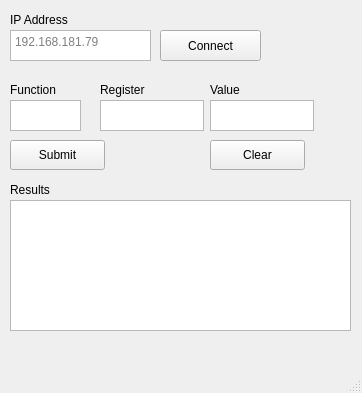
<?xml version="1.0" encoding="UTF-8"?>
<ui version="4.0">
 <class>MainWindow</class>
 <widget class="QMainWindow" name="MainWindow">
  <property name="geometry">
   <rect>
    <x>0</x>
    <y>0</y>
    <width>362</width>
    <height>393</height>
   </rect>
  </property>
  <property name="windowTitle">
   <string>MainWindow</string>
  </property>
  <widget class="QWidget" name="centralwidget">
   <widget class="QTextEdit" name="ip_addr">
    <property name="geometry">
     <rect>
      <x>10</x>
      <y>30</y>
      <width>141</width>
      <height>31</height>
     </rect>
    </property>
    <property name="placeholderText">
     <string>192.168.181.79</string>
    </property>
   </widget>
   <widget class="QTextEdit" name="mb_func">
    <property name="geometry">
     <rect>
      <x>10</x>
      <y>100</y>
      <width>71</width>
      <height>31</height>
     </rect>
    </property>
   </widget>
   <widget class="QTextEdit" name="mb_reg">
    <property name="geometry">
     <rect>
      <x>100</x>
      <y>100</y>
      <width>104</width>
      <height>31</height>
     </rect>
    </property>
   </widget>
   <widget class="QTextEdit" name="mb_value">
    <property name="geometry">
     <rect>
      <x>210</x>
      <y>100</y>
      <width>104</width>
      <height>31</height>
     </rect>
    </property>
   </widget>
   <widget class="QPushButton" name="submit_ip_connect">
    <property name="geometry">
     <rect>
      <x>160</x>
      <y>30</y>
      <width>101</width>
      <height>31</height>
     </rect>
    </property>
    <property name="text">
     <string>Connect</string>
    </property>
   </widget>
   <widget class="QTextEdit" name="results">
    <property name="geometry">
     <rect>
      <x>10</x>
      <y>200</y>
      <width>341</width>
      <height>131</height>
     </rect>
    </property>
   </widget>
   <widget class="QPushButton" name="submit_mb_command">
    <property name="geometry">
     <rect>
      <x>10</x>
      <y>140</y>
      <width>95</width>
      <height>30</height>
     </rect>
    </property>
    <property name="text">
     <string>Submit</string>
    </property>
   </widget>
   <widget class="QLabel" name="label">
    <property name="geometry">
     <rect>
      <x>10</x>
      <y>10</y>
      <width>101</width>
      <height>20</height>
     </rect>
    </property>
    <property name="text">
     <string>IP Address</string>
    </property>
   </widget>
   <widget class="QLabel" name="label_3">
    <property name="geometry">
     <rect>
      <x>10</x>
      <y>80</y>
      <width>66</width>
      <height>20</height>
     </rect>
    </property>
    <property name="text">
     <string>Function</string>
    </property>
   </widget>
   <widget class="QLabel" name="label_4">
    <property name="geometry">
     <rect>
      <x>100</x>
      <y>80</y>
      <width>66</width>
      <height>20</height>
     </rect>
    </property>
    <property name="text">
     <string>Register</string>
    </property>
   </widget>
   <widget class="QLabel" name="label_5">
    <property name="geometry">
     <rect>
      <x>210</x>
      <y>80</y>
      <width>66</width>
      <height>20</height>
     </rect>
    </property>
    <property name="text">
     <string>Value</string>
    </property>
   </widget>
   <widget class="QLabel" name="label_6">
    <property name="geometry">
     <rect>
      <x>10</x>
      <y>180</y>
      <width>66</width>
      <height>20</height>
     </rect>
    </property>
    <property name="text">
     <string>Results</string>
    </property>
   </widget>
   <widget class="QPushButton" name="submit_clear_window">
    <property name="geometry">
     <rect>
      <x>210</x>
      <y>140</y>
      <width>95</width>
      <height>30</height>
     </rect>
    </property>
    <property name="text">
     <string>Clear</string>
    </property>
   </widget>
  </widget>
  <widget class="QMenuBar" name="menubar">
   <property name="geometry">
    <rect>
     <x>0</x>
     <y>0</y>
     <width>362</width>
     <height>28</height>
    </rect>
   </property>
  </widget>
  <widget class="QStatusBar" name="statusbar"/>
 </widget>
 <resources/>
 <connections/>
</ui>
